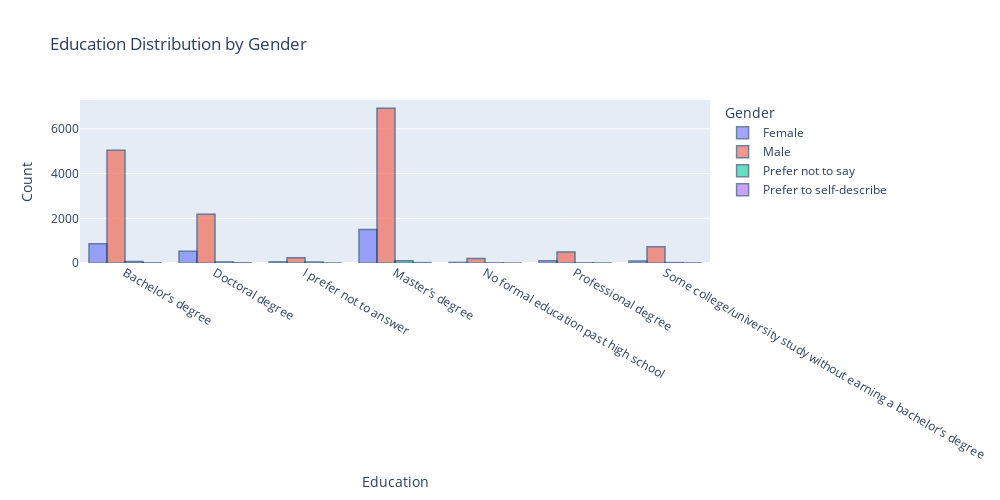

Notebook source saved alongside this figure:
### Markdown cell above
Visualizing education level and gender of respondent.

### Code cell
import plotly.express as px
education_gender = df.loc[:,["education", "gender"]].groupby(["education", "gender"]).size().reset_index()
education_gender.columns = ["Education", "Gender", "Count"]
fig = px.bar(education_gender, x='Education', y='Count', color="Gender", 
             barmode='group', title ="Education Distribution by Gender", 
             height=500, width=1000)
fig.update_traces(marker_line_color='rgb(9,50,100)',
                  marker_line_width=1.5, opacity=0.6)
fig.show()

### Figure 1 — Plotly figure (JSON) as saved in the notebook; plotly's stock layout.template omitted (floating-point values rounded to 4 significant figures)
{"data": [{"alignmentgroup": "True", "hovertemplate": "Gender=Female<br>Education=%{x}<br>Count=%{y}<extra></extra>", "legendgroup": "Female", "marker": {"color": "#636efa", "line": {"color": "rgb(9,50,100)", "width": 1.5}, "pattern": {"shape": ""}}, "name": "Female", "offsetgroup": "Female", "opacity": 0.6, "orientation": "v", "showlegend": true, "textposition": "auto", "type": "bar", "x": ["Bachelor’s degree", "Doctoral degree", "I prefer not to answer", "Master’s degree", "No formal education past high school", "Professional degree", "Some college/university study without earning a bachelor’s degree"], "xaxis": "x", "y": [865, 521, 50, 1496, 26, 103, 87], "yaxis": "y"}, {"alignmentgroup": "True", "hovertemplate": "Gender=Male<br>Education=%{x}<br>Count=%{y}<extra></extra>", "legendgroup": "Male", "marker": {"color": "#EF553B", "line": {"color": "rgb(9,50,100)", "width": 1.5}, "pattern": {"shape": ""}}, "name": "Male", "offsetgroup": "Male", "opacity": 0.6, "orientation": "v", "showlegend": true, "textposition": "auto", "type": "bar", "x": ["Bachelor’s degree", "Doctoral degree", "I prefer not to answer", "Master’s degree", "No formal education past high school", "Professional degree", "Some college/university study without earning a bachelor’s degree"], "xaxis": "x", "y": [5049, 2186, 236, 6930, 199, 496, 728], "yaxis": "y"}, {"alignmentgroup": "True", "hovertemplate": "Gender=Prefer not to say<br>Education=%{x}<br>Count=%{y}<extra></extra>", "legendgroup": "Prefer not to say", "marker": {"color": "#00cc96", "line": {"color": "rgb(9,50,100)", "width": 1.5}, "pattern": {"shape": ""}}, "name": "Prefer not to say", "offsetgroup": "Prefer not to say", "opacity": 0.6, "orientation": "v", "showlegend": true, "textposition": "auto", "type": "bar", "x": ["Bachelor’s degree", "Doctoral degree", "I prefer not to answer", "Master’s degree", "No formal education past high school", "Professional degree", "Some college/university study without earning a bachelor’s degree"], "xaxis": "x", "y": [72, 48, 44, 106, 7, 9, 18], "yaxis": "y"}, {"alignmentgroup": "True", "hovertemplate": "Gender=Prefer to self-describe<br>Education=%{x}<br>Count=%{y}<extra></extra>", "legendgroup": "Prefer to self-describe", "marker": {"color": "#ab63fa", "line": {"color": "rgb(9,50,100)", "width": 1.5}, "pattern": {"shape": ""}}, "name": "Prefer to self-describe", "offsetgroup": "Prefer to self-describe", "opacity": 0.6, "orientation": "v", "showlegend": true, "textposition": "auto", "type": "bar", "x": ["Bachelor’s degree", "Doctoral degree", "I prefer not to answer", "Master’s degree", "No formal education past high school", "Professional degree", "Some college/university study without earning a bachelor’s degree"], "xaxis": "x", "y": [7, 12, 3, 17, 1, 3, 4], "yaxis": "y"}], "layout": {"barmode": "group", "height": 500, "legend": {"title": {"text": "Gender"}, "tracegroupgap": 0}, "title": {"text": "Education Distribution by Gender"}, "width": 1000, "xaxis": {"anchor": "y", "domain": [0, 1], "title": {"text": "Education"}}, "yaxis": {"anchor": "x", "domain": [0, 1], "title": {"text": "Count"}}}}
